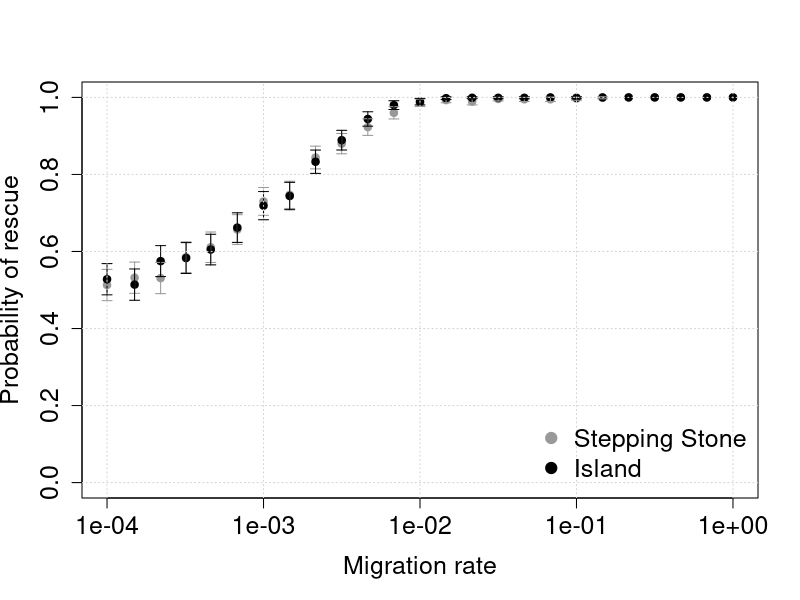
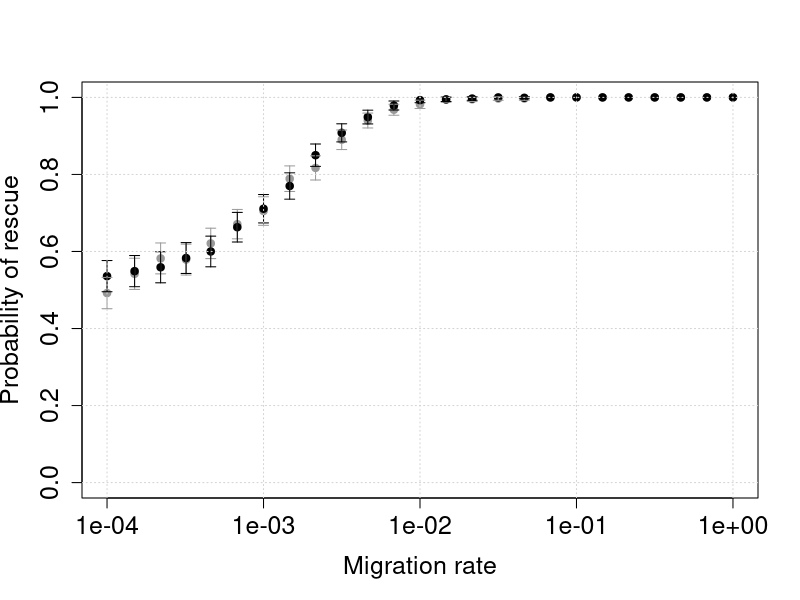
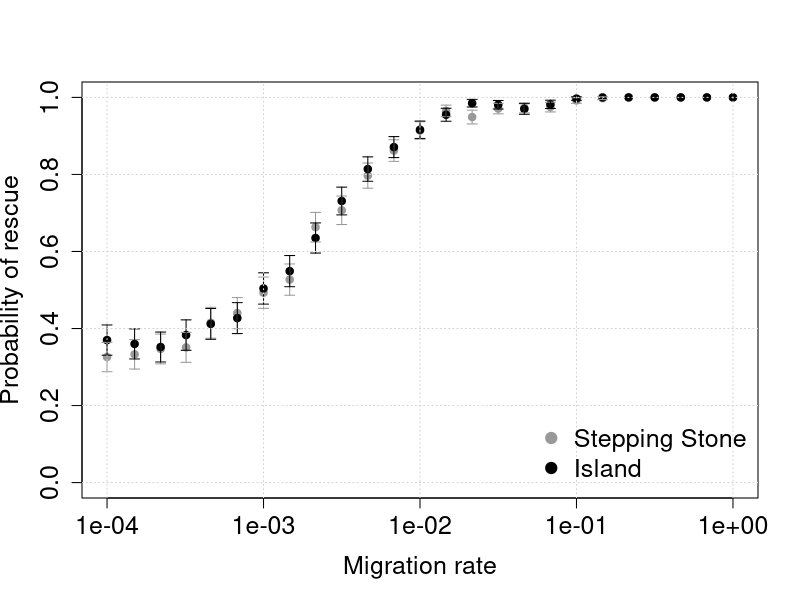
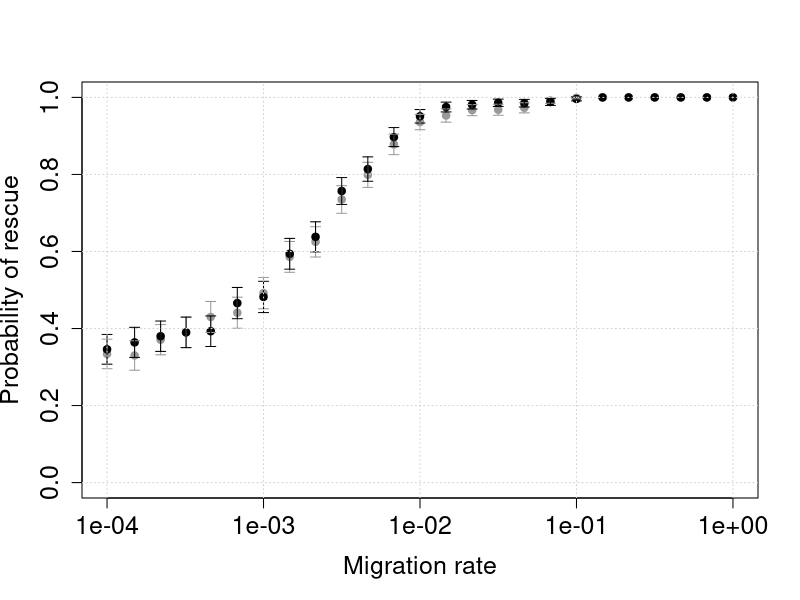
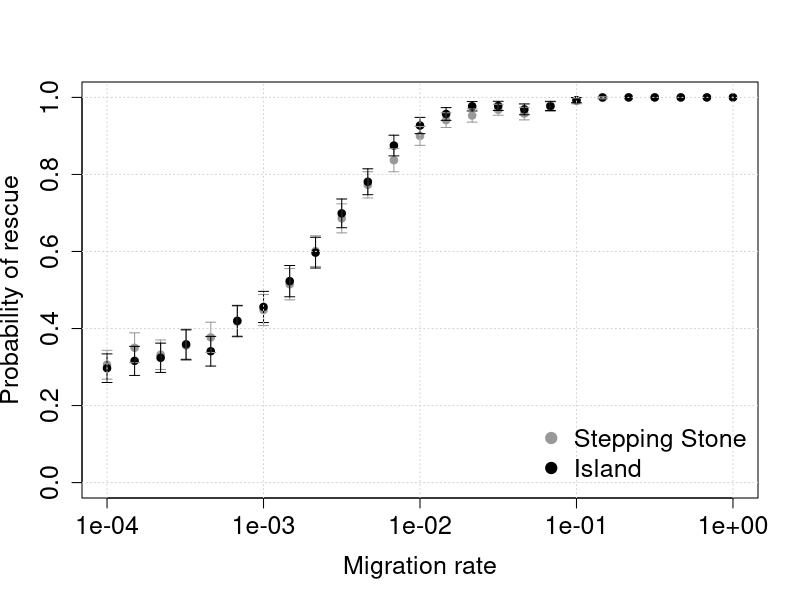
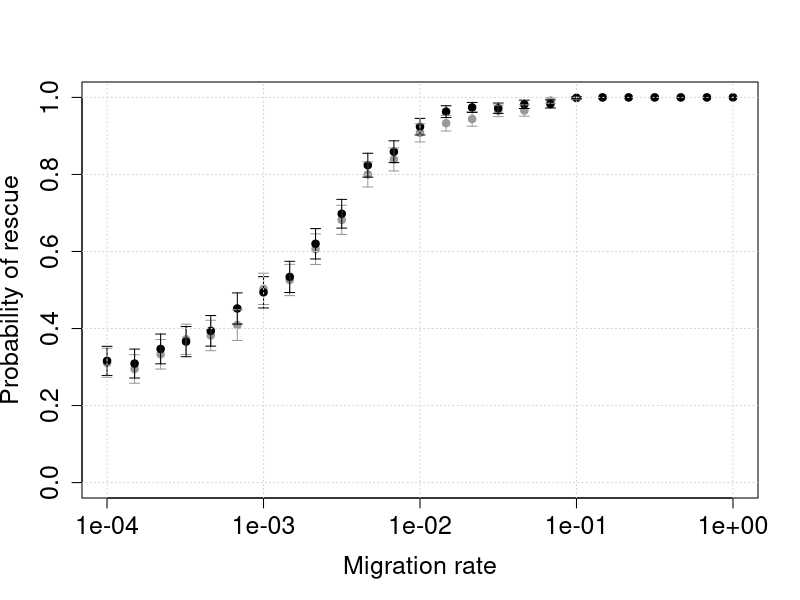
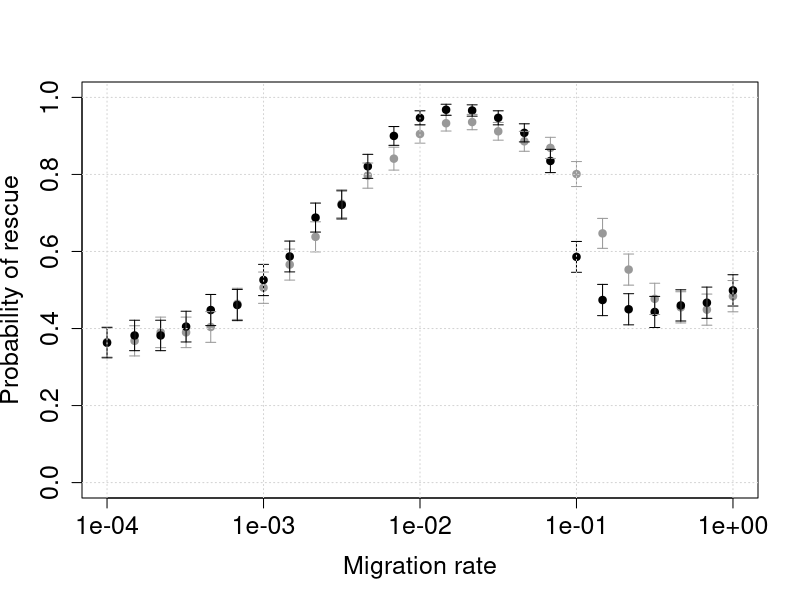
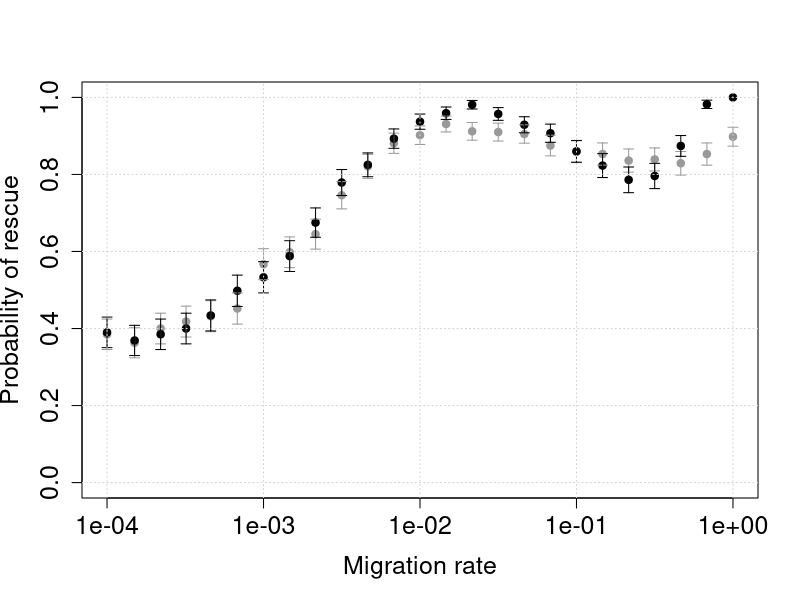

Source code (R) for these figures, in order:
# FIGURE 6
par(mar=c(5,5,2,2))
ER_data <- read.table("./Simulations/00_results_fig6.txt", header=T)

s.list <- unique(ER_data$s)
r.list <- unique(ER_data$r)
D.list <- unique(ER_data$Demes)

for (s in s.list){
    for (r in r.list) {
        for (D in D.list){
            filename <- paste("Random_SS_Island_s", s, "_r", r, "_D", D, ".eps", sep="")
            setEPS()
            postscript(filename, width=7, height=5)
            
            par1 <- (ER_data$Demes == D & ER_data$isGlobal == 0.0 & ER_data$s == s & ER_data$z == 0.02 & ER_data$r == r)
            ER1 <- ER_data[par1,]
            par2 <- (ER_data$Demes == D & ER_data$isGlobal == 1.0 & ER_data$s == s & ER_data$z == 0.02 & ER_data$r == r)
            ER2 <- ER_data[par2,]
            plot(ER1$migration, ER1$Rescue, pch = 19, col = "gray60", ylim = c(0, 1.0),
                 xlab="Migration rate", ylab="Probability of rescue", log="x", cex.axis = 1.5, cex.lab =1.5)
            points(ER2$migration, ER2$Rescue, pch = 19)
            arrows(ER1$migration, ER1$Rescue - ER1$Error, 
                   ER1$migration, ER1$Rescue + ER1$Error, 
                   length=0.05, angle=90, code=3, col = "gray60")
            arrows(ER2$migration, ER2$Rescue - ER2$Error, 
                   ER2$migration, ER2$Rescue + ER2$Error, 
                   length=0.05, angle=90, code=3, col = "black")
            grid()
            if (s == 0.1 & D == 4){
                legend("bottomright", c("Stepping Stone", "Island"), 
                       pch=c(19, 19), col = c("gray60", "black"), cex=1.5, bty="n")
            }
            dev.off()
        }
    }
}

